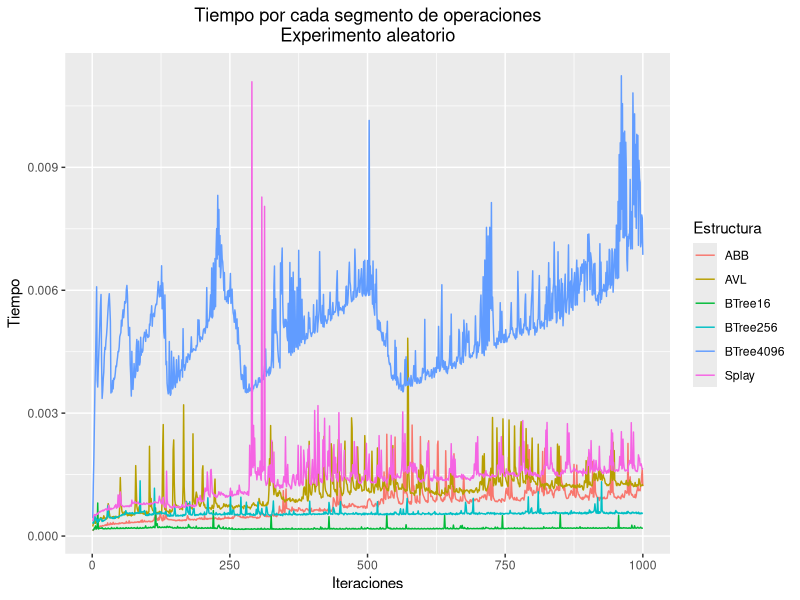
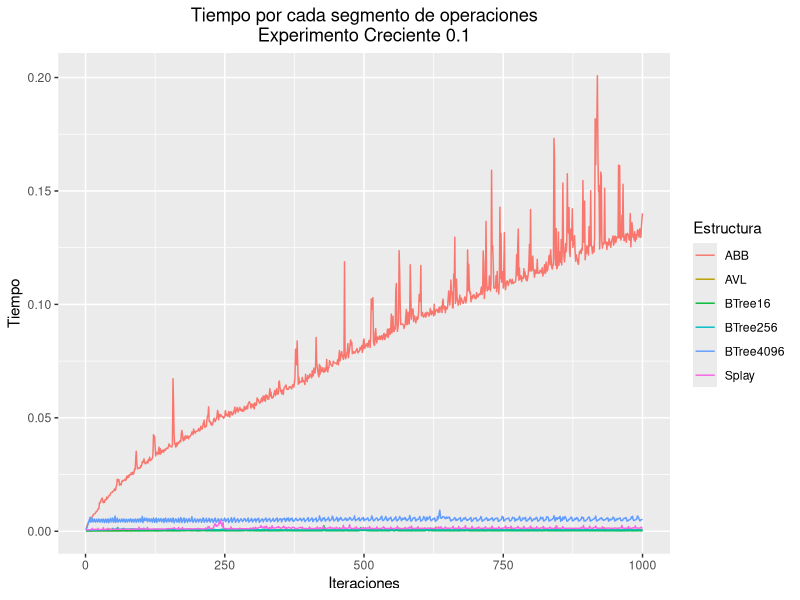

Here is the R script that generated these plots, in order:
## ---- chunk 1
# Manipulación de estructuras
library(tidyverse)
library(dplyr)
library(tidyr)

# Para realizar plots
#library(scatterplot3d)
library(ggplot2)
# library(plotly)

# Manipulación de varios plots en una imagen.
# library(gridExtra)
# library(grid)
## ---- chunk 2
random.abb = read.table("Resultados/aleatorioAbb.txt")
random.avl = read.table("Resultados/aleatorioAvl.txt")
random.splay = read.table("Resultados/aleatorioSplay.txt")
random.btree16 = read.table("Resultados/aleatorioBtree16.txt")
random.btree256 = read.table("Resultados/aleatorioBtree256.txt")
random.btree4096 = read.table("Resultados/aleatorioBtree4096.txt")

## ---- chunk 3
Experimento_aleatorio <-  data.frame(Operacion = integer(),
                                     V1 = double(),
                                     Estructura = factor()) 

z <- data.frame(Operacion = c(1:1000), V1 = random.abb, Estructura = "ABB")
Experimento_aleatorio <- rbind(Experimento_aleatorio, z)

z <- data.frame(Operacion = c(1:1000), V1 = random.avl, Estructura = "AVL")
Experimento_aleatorio <- rbind(Experimento_aleatorio, z)

z <- data.frame(Operacion = c(1:1000), V1 = random.splay, Estructura = "Splay")
Experimento_aleatorio <- rbind(Experimento_aleatorio, z)

z <- data.frame(Operacion = c(1:1000), V1 = random.btree16, Estructura = "BTree16")
Experimento_aleatorio <- rbind(Experimento_aleatorio, z)

z <- data.frame(Operacion = c(1:1000), V1 = random.btree256, Estructura = "BTree256")
Experimento_aleatorio <- rbind(Experimento_aleatorio, z)

z <- data.frame(Operacion = c(1:1000), V1 = random.btree4096, Estructura = "BTree4096")
Experimento_aleatorio <- rbind(Experimento_aleatorio, z)

## ---- chunk 4
plot <- ggplot(data = Experimento_aleatorio, aes(x=Operacion, y=V1), inherit.aes = FALSE) + 
  geom_line(aes(colour=Estructura)) +
  xlab("Iteraciones") +  
  ylab("Tiempo") + 
  ggtitle("Tiempo por cada segmento de operaciones\nExperimento aleatorio") + 
  theme(plot.title = element_text(hjust = 0.5))
plot

## ---- chunk 5
creciente01.abb = read.table("Resultados/creciente0p1Abb.txt")
creciente01.avl = read.table("Resultados/creciente0p1Avl.txt")
creciente01.splay = read.table("Resultados/creciente0p1Splay.txt")
creciente01.btree16 = read.table("Resultados/creciente0p1Btree16.txt")
creciente01.btree256 = read.table("Resultados/creciente0p1Btree256.txt")
creciente01.btree4096 = read.table("Resultados/creciente0p1Btree4096.txt")

## ---- chunk 6
Experimento_creciente0p1 <-  data.frame(Operacion = integer(),
                                     V1 = double(),
                                     Estructura = factor()) 

z <- data.frame(Operacion = c(1:1000), V1 = creciente01.abb, Estructura = "ABB")
Experimento_creciente0p1 <- rbind(Experimento_creciente0p1, z)

z <- data.frame(Operacion = c(1:1000), V1 = creciente01.avl, Estructura = "AVL")
Experimento_creciente0p1 <- rbind(Experimento_creciente0p1, z)

z <- data.frame(Operacion = c(1:1000), V1 = creciente01.splay, Estructura = "Splay")
Experimento_creciente0p1 <- rbind(Experimento_creciente0p1, z)

z <- data.frame(Operacion = c(1:1000), V1 = creciente01.btree16, Estructura = "BTree16")
Experimento_creciente0p1 <- rbind(Experimento_creciente0p1, z)

z <- data.frame(Operacion = c(1:1000), V1 = creciente01.btree256, Estructura = "BTree256")
Experimento_creciente0p1 <- rbind(Experimento_creciente0p1, z)

z <- data.frame(Operacion = c(1:1000), V1 = creciente01.btree4096, Estructura = "BTree4096")
Experimento_creciente0p1 <- rbind(Experimento_creciente0p1, z)

## ---- chunk 7
plot <- ggplot(data = Experimento_creciente0p1, aes(x=Operacion, y=V1), inherit.aes = FALSE) + 
  geom_line(aes(colour=Estructura)) +
  xlab("Iteraciones") +  
  ylab("Tiempo") + 
  ggtitle("Tiempo por cada segmento de operaciones\nExperimento Creciente 0.1") + 
  theme(plot.title = element_text(hjust = 0.5))
plot

